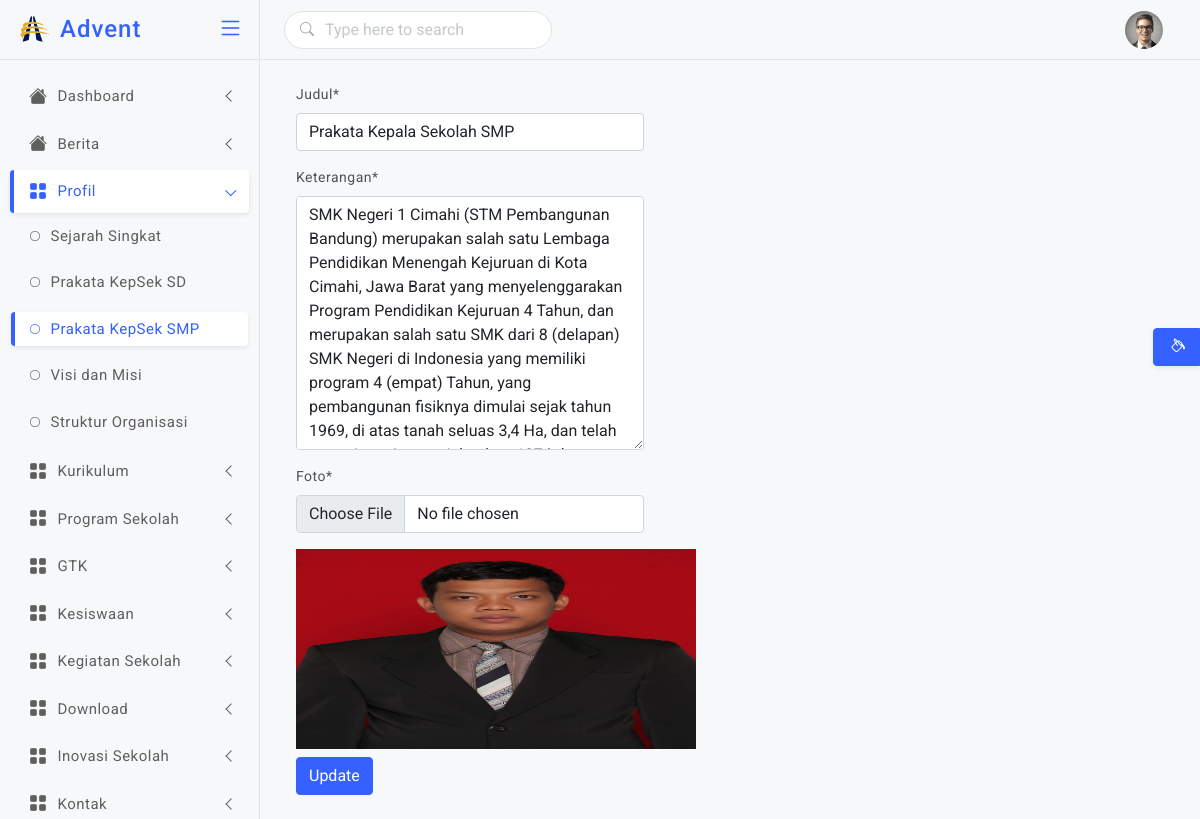
Before: /backend/prakatasmp/ with the older database file.
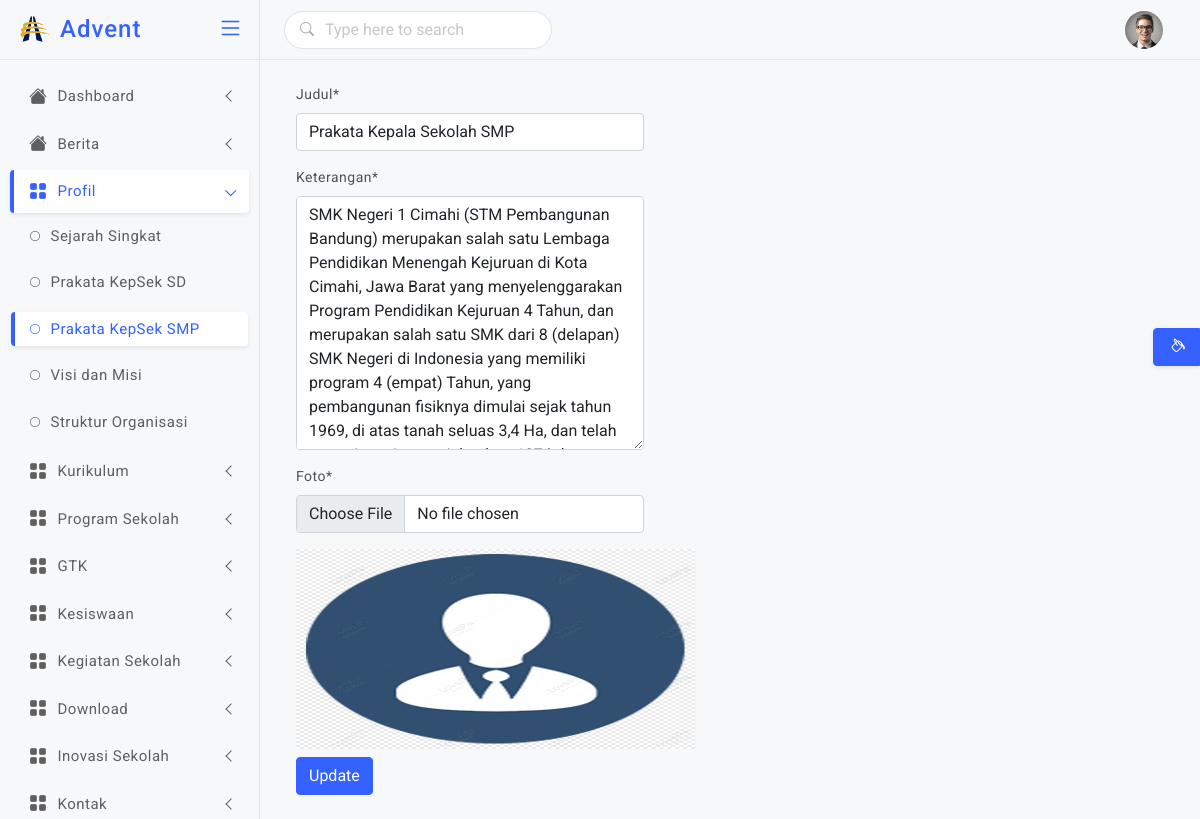
After: the same page with the newer database file.
### backend/models.py (models this page shows, shortened)
class PrakataKepalaSekolahsmp(models.Model):
    judul      = models.CharField(max_length=255)
    keterangan = models.TextField()
    fotosmp       = models.ImageField(upload_to='foto/')

### backend/views.py (the view)
# urls.py: path('prakatasmp/', views.prakatasmp, name='prakatasmp'),
def prakatasmp(request):
    if request.POST:
        prakatasmp = PrakataKepalaSekolahsmp.objects.get(pk=1)
        form = FormPrakatasmp(request.POST, request.FILES, instance=prakatasmp)
        if form.is_valid():
            form.save()
            messages.success(request,'Berhasil diupdate')
            return render(request,'backend/prakatasmp.html',{'form':form,'prakatasmp':prakatasmp})
    else:
        prakatasmp = PrakataKepalaSekolahsmp.objects.get(pk=1)
        form = FormPrakata(instance=prakatasmp)
        return render(request,'backend/prakatasmp.html',{'form':form,'prakatasmp':prakatasmp})

### backend/forms.py
class FormPrakata(ModelForm):
    class Meta:
        model = PrakataKepalaSekolah
        fields = '__all__'

### backend/templates/backend/prakatasmp.html (shortened to what this page needs)
{% extends "backend/master.html" %}
{% load crispy_forms_tags %}
{% block dashboard %}
<div class="container">
    <div class="row">
        <div class="col-md-5">
            <form action="{% url 'prakatasmp' %}" method="post" enctype="multipart/form-data">
                {{form | crispy}}
                <img src="{{prakatasmp.fotosmp.url}}" alt="" srcset="" style="height: 200px; width:400px">
                <br>
                <button type="submit" class="btn btn-primary mt-2 ">Update</button>
                <br>
            </form>
        </div>
    </div>
</div>
{% endblock dashboard %}

Changed rows visible on the page:
changed PrakataKepalaSekolahsmp "Prakata Kepala Sekolah SMP": fotosmp: a different picture
